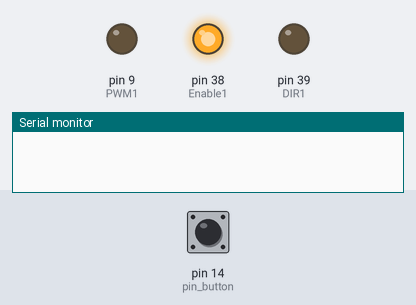
Bench run of a sketch on a simulated Arduino Mega 2560, built with avr-gcc and run on an emulated ATmega2560. On the bench: output pins drawn as LEDs (lit = HIGH), the last lines printed to the serial monitor. Inputs (shaded band) come from the test bench; at power-on: pin 14 (pin_button) LOW.

Above: at 1.2 s.
1.3 s: pin 14 (pin_button) pulled HIGH for 1 s
At 3.2 s:
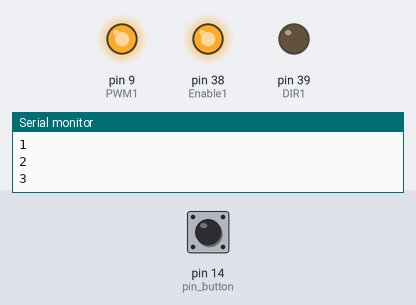
3.8 s: pin 14 (pin_button) pulled HIGH for 0.15 s
At 4.5 s:
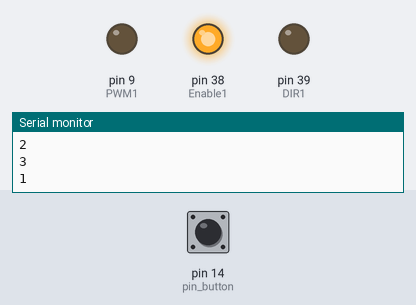
5.5 s: pin 14 (pin_button) pulled HIGH for 3.2 s
At 9.3 s:
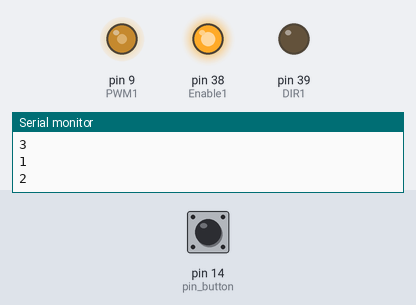
Timing chart, 0 to 10.8 s (numbered marks = the images above; inputs shaded):
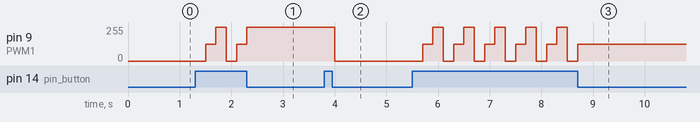

The sketch:

14-4.ino
```cpp
int Enable1 = 38;
int PWM1 = 9;
int DIR1 = 39;
int pin_button = 14;
int button_state = 1;
int speed = 0;

void setup() {
  pinMode(Enable1, OUTPUT);
  pinMode(PWM1, OUTPUT);
  pinMode(DIR1, OUTPUT);
  digitalWrite(Enable1, HIGH);
  Serial.begin(9600);
}

void loop() {
  if(digitalRead(pin_button)){
    if (button_state < 3){
      button_state++;
      Serial.println(button_state);
      delay(200);
    }
    else{
      button_state = 1;
      Serial.println(button_state);
      delay(200);
    }
  }

  if(button_state == 1)
    speed = 0;
  else if(button_state == 2)
    speed = 127;
  else
    speed = 255;


  analogWrite(PWM1, speed);
}
```

Measured:
- after the input at 1.3 s, pin 9 (PWM1): 0/255 → 127/255 after 0.20 s, → 255/255 0.20 s later, → 0/255 0.20 s later, → 127/255 0.20 s later, … (5 changes in this stretch)
- after the input at 3.8 s, pin 9 (PWM1): 255/255 → 0/255 after 0.20 s
- after the input at 5.5 s, pin 9 (PWM1): 0/255 → 127/255 after 0.20 s, then repeats every 0.60 s: 255/255 0.20 s, 0/255 0.20 s, 127/255 0.20 s, until it stays 127/255 from 8.7 s
